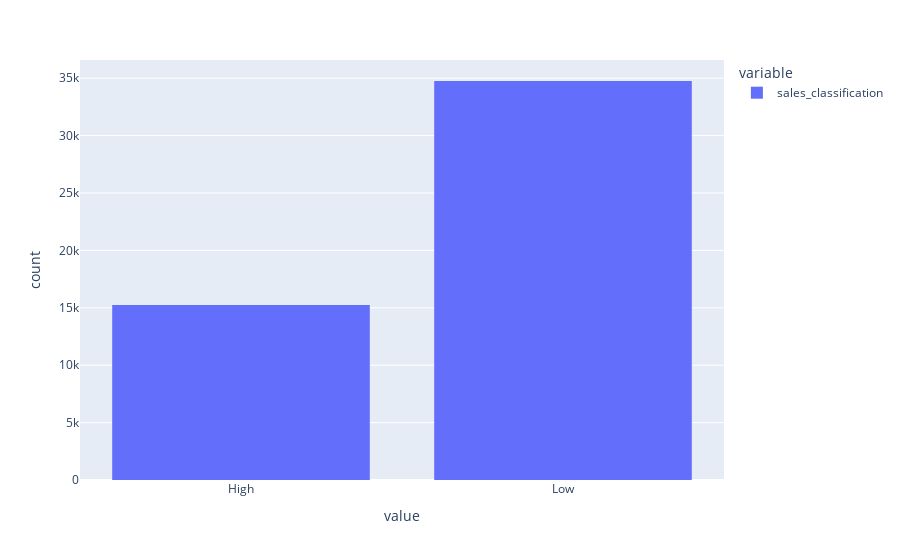

This figure's notebook cell:
### Code cell
# Check class imbalance in Sales_Classification
px.histogram(df["sales_classification"])

### Figure 1 — Plotly figure (JSON) as saved in the notebook; plotly's stock layout.template omitted (floating-point values rounded to 4 significant figures; data arrays with more than 128 entries replaced by an {"elided": "..."} marker saying what was removed)
{"data": [{"bingroup": "x", "hovertemplate": "variable=sales_classification<br>value=%{x}<br>count=%{y}<extra></extra>", "legendgroup": "sales_classification", "marker": {"color": "#636efa", "pattern": {"shape": ""}}, "name": "sales_classification", "orientation": "v", "showlegend": true, "type": "histogram", "x": {"elided": "50000 str values"}, "xaxis": "x", "yaxis": "y"}], "layout": {"barmode": "relative", "legend": {"title": {"text": "variable"}, "tracegroupgap": 0}, "margin": {"t": 60}, "xaxis": {"anchor": "y", "domain": [0, 1], "title": {"text": "value"}}, "yaxis": {"anchor": "x", "domain": [0, 1], "title": {"text": "count"}}}}
